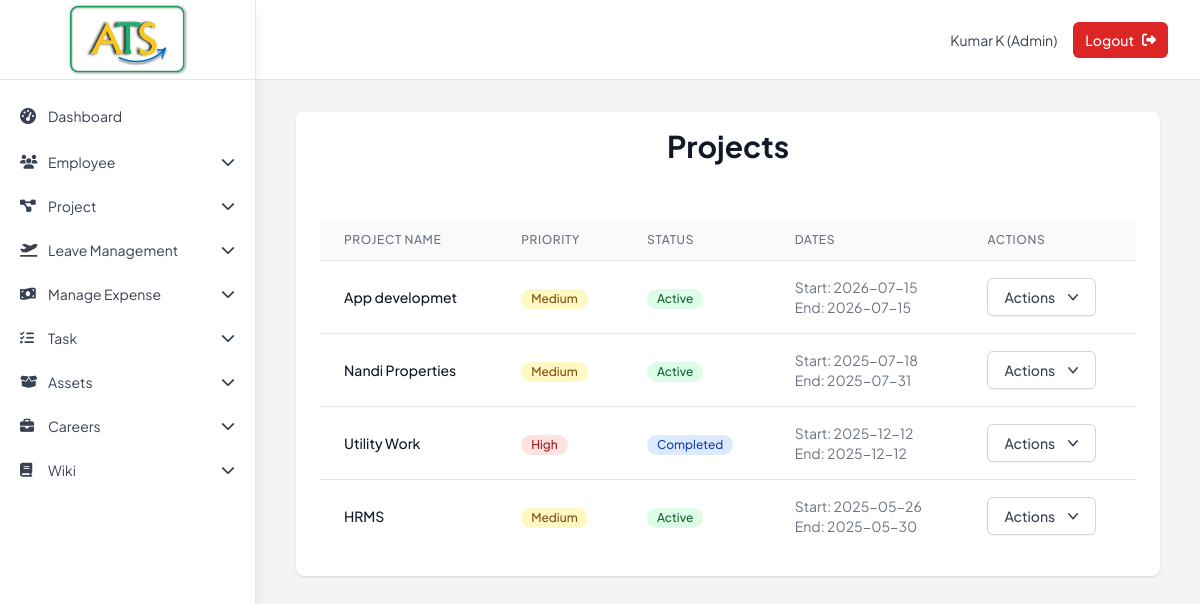
The app's page /admin/view_projects (signed in) with its own data.
### tables this page shows
CREATE TABLE tbl_project (
                project_id INTEGER PRIMARY KEY AUTOINCREMENT,
                project_name TEXT NOT NULL,
                priority TEXT NOT NULL,
                project_desc TEXT,
                project_status TEXT DEFAULT 'active',
                start_date DATE NOT NULL,
                end_date DATE,
                inserted_date DATETIME DEFAULT CURRENT_TIMESTAMP
            );

### Backup_Code/app1.py (the view)
@app.route('/admin/view_projects')
def view_projects():
    if 'user_id' not in session or session['emp_type'] != 'admin':
        return redirect(url_for('login'))
    projects = db.get_projects()
    return render_template('view_projects.html', projects=projects)

### Backup_Code/database.py (called while the page is built)
    def get_connection(self):
        return sqlite3.connect(self.db_name)

    def get_projects(self):
        conn = self.get_connection()
        cursor = conn.cursor()
        cursor.execute('''
            SELECT project_id, project_name, priority, project_desc, project_status, start_date, end_date, inserted_date
            FROM tbl_project
            ORDER BY inserted_date DESC
        ''')
        projects = cursor.fetchall()
        conn.close()
        return projects

### Backup_Code/templates/view_projects.html (shortened to what this page needs)
{% extends "base.html" %}
{% block content %}
<div class="max-w-7xl mx-auto lg:px-2 max-md:w-[23rem]">
    <div class="bg-white shadow rounded-lg">
        <div class="mb-8">
            <h1 class="text-3xl font-bold text-gray-900 text-center pt-4">Projects</h1>
        </div>
        <div class="px-4 py-5 sm:p-6">
            <div class="overflow-x-auto">
                <table class="min-w-full divide-y divide-gray-200">
                    <thead class="bg-gray-50">
                        <tr>
                            <th class="px-6 py-3 text-left text-xs font-medium text-gray-500 uppercase tracking-wider">Project Name</th>
                            <th class="px-6 py-3 text-left text-xs font-medium text-gray-500 uppercase tracking-wider">Priority</th>
                            <th class="px-6 py-3 text-left text-xs font-medium text-gray-500 uppercase tracking-wider">Status</th>
                            <th class="px-6 py-3 text-left text-xs font-medium text-gray-500 uppercase tracking-wider">Dates</th>
                            <th class="px-6 py-3 text-left text-xs font-medium text-gray-500 uppercase tracking-wider">Actions</th>
                        </tr>
                    </thead>
                    <tbody class="bg-white divide-y divide-gray-200">
                        {% for project in projects %}
                        <tr>
                            <td class="px-6 py-4 whitespace-nowrap">
                                <div class="text-sm font-medium text-gray-900">{{ project[1] }}</div>
                            </td>
                            <td class="px-6 py-4 whitespace-nowrap">
                                <span class="inline-flex items-center px-2.5 py-0.5 rounded-full text-xs font-medium
                                    {% if project[2] == 'high' %}bg-red-100 text-red-800
                                    {% elif project[2] == 'medium' %}bg-yellow-100 text-yellow-800
                                    {% else %}bg-green-100 text-green-800{% endif %}">
                                    {{ project[2].title() }}
                                </span>
                            </td>
                            <td class="px-6 py-4 whitespace-nowrap">
                                <span class="inline-flex items-center px-2.5 py-0.5 rounded-full text-xs font-medium
                                    {% if project[4] == 'active' %}bg-green-100 text-green-800
                                    {% elif project[4] == 'completed' %}bg-blue-100 text-blue-800
                                    {% else %}bg-gray-100 text-gray-800{% endif %}">
                                    {{ project[4].replace('_', ' ').title() }}
                                </span>
                            </td>
                            <td class="px-6 py-4 whitespace-nowrap text-sm text-gray-500">
                                <div>Start: {{ project[5] }}</div>
                                <div>End: {{ project[6] if project[6] else 'Not set' }}</div>
                            </td>
                            <td class="px-6 py-4 whitespace-nowrap text-sm font-medium">
                                <div class="relative inline-block text-left">
                                    <button onclick="toggleDropdown(this)"
                                        class="inline-flex justify-center w-full rounded-md border border-gray-300 shadow-sm px-4 py-2 bg-white text-sm font-medium text-gray-700 hover:bg-gray-50">
                                        Actions
                                        <svg class="-mr-1 ml-2 h-5 w-5" xmlns="http://www.w3.org/2000/svg"
                                            viewBox="0 0 20 20" fill="currentColor" aria-hidden="true">
                                            <path fill-rule="evenodd"
                                                d="M5.23 7.21a.75.75 0 011.06.02L10 11.586l3.71-4.356a.75.75 0 011.14.976l-4.25 5a.75.75 0 01-1.14 0l-4.25-5a.75.75 0 01.02-1.06z"
                                                clip-rule="evenodd" />
                                        </svg>
                                    </button>
                                </div>
                            </td>
                        </tr>
                        {% endfor %}
                    </tbody>
                </table>
            </div>
        </div>
    </div>
</div>
{% endblock %}

### Backup_Code/templates/base.html (style rules this page uses)
html { scroll-behavior: smooth }
body { font-family: "Plus Jakarta Sans", sans-serif }

### records on screen
tbl_project: project_name "App developmet", priority "Medium", project_status "Active", start_date "2026-07-15", end_date "2026-07-15"
tbl_project: project_name "Nandi Properties", priority "Medium", project_status "Active", start_date "2025-07-18", end_date "2025-07-31"
tbl_project: project_name "Utility Work", priority "High", project_status "Completed", start_date "2025-12-12", end_date "2025-12-12"
tbl_project: project_name "HRMS", priority "Medium", project_status "Active", start_date "2025-05-26", end_date "2025-05-30"

### other values on screen
{{ label }} "Dashboard"
{{ session.first_name }} "Kumar"
{{ session.last_name }} "K"
{{ session.emp_type.title() }} "Admin"
